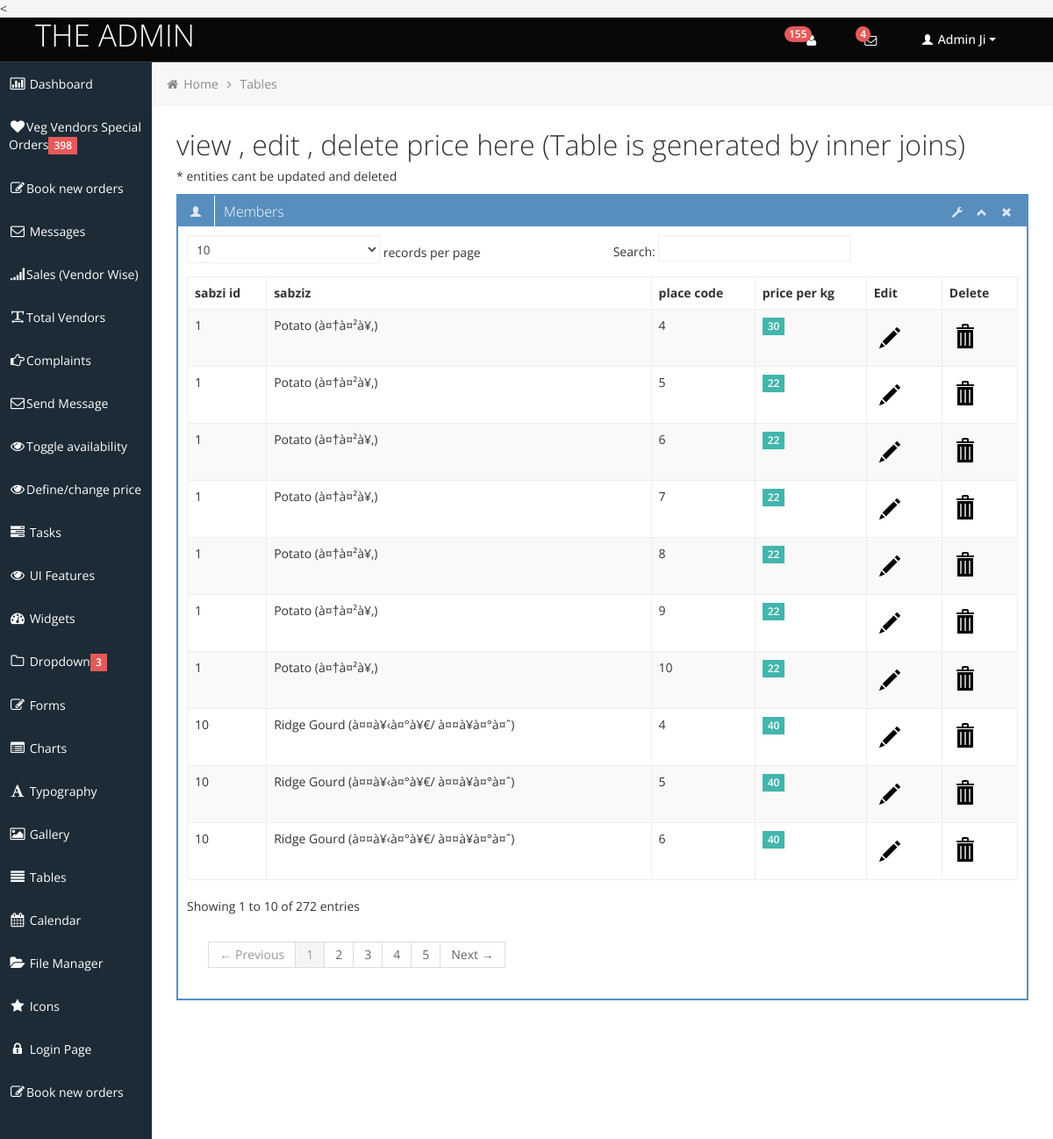
The app's page /admin/view_price.php with its own data.
### tables this page shows
CREATE TABLE IF NOT EXISTS `sabzi_price` (
  `prsno` int(10) NOT NULL AUTO_INCREMENT,
  `sabzi_id` int(2) NOT NULL,
  `place_code` varchar(45) NOT NULL,
  `price_per_kg` double NOT NULL,
  `availability` tinyint(4) NOT NULL DEFAULT '1',
  PRIMARY KEY (`prsno`)
);

CREATE TABLE IF NOT EXISTS `sabziz` (
  `sabzi_id` int(2) NOT NULL AUTO_INCREMENT,
  `sabzi_name` varchar(1000) NOT NULL,
  `sabzi_category` int(1) NOT NULL,
  `sabzi_pic` mediumtext NOT NULL,
  `rate` float NOT NULL DEFAULT '1',
  `alt` varchar(90) NOT NULL DEFAULT 'vegvendors',
  `hindi_name` varchar(90) DEFAULT NULL,
  `hing_name` varchar(90) DEFAULT NULL,
  PRIMARY KEY (`sabzi_id`),
  KEY `svid` (`sabzi_id`),
  KEY `svid_2` (`sabzi_id`),
  KEY `sabzi_name` (`sabzi_name`(767)),
  KEY `sid` (`sabzi_category`)
);

CREATE TABLE IF NOT EXISTS `places` (
  `place_code` int(10) NOT NULL AUTO_INCREMENT,
  `area` int(10) unsigned NOT NULL,
  `division` varchar(90) NOT NULL,
  `increment_percentage` int(3) DEFAULT NULL COMMENT 'this percentage will make increment in price_per_kg of sabzi_prize',
  PRIMARY KEY (`place_code`),
  KEY `FK_places_ID` (`area`)
);

### admin/view_price.php (the view, shortened to what this page needs)
<!DOCTYPE html>
<html lang="en">
<head>
	<link id="bootstrap-style" href="css/bootstrap.min.css" rel="stylesheet">
	<link href="css/bootstrap-responsive.min.css" rel="stylesheet">
	<link id="base-style" href="css/style.css" rel="stylesheet">
	<link id="base-style-responsive" href="css/style-responsive.css" rel="stylesheet">
</head>
<body>
<?php
include("header.php");
?>
		<div class="container-fluid-full">
		<div class="row-fluid">
			<?php
include("sidemenu.php");
?>
			<div id="content" class="span10">
			<ul class="breadcrumb">
				<li>
					<i class="icon-home"></i>
					<a href="index.html">Home</a>
					<i class="icon-angle-right"></i>
				</li>
				<li><a href="#">Tables</a></li>
			</ul>
			<h1>view , edit , delete price here (Table is generated by inner joins)</h1>
<p>* entities cant be updated and deleted</p>
			<div class="row-fluid sortable">
				<div class="box span12">
					<div class="box-header" data-original-title>
						<h2><i class="halflings-icon white user"></i><span class="break"></span>Members</h2>
						<div class="box-icon">
							<a href="#" class="btn-setting"><i class="halflings-icon white wrench"></i></a>
							<a href="#" class="btn-minimize"><i class="halflings-icon white chevron-up"></i></a>
							<a href="#" class="btn-close"><i class="halflings-icon white remove"></i></a>
						</div>
					</div>
					<div class="box-content">
						<table class="table table-striped table-bordered bootstrap-datatable datatable">
						  <thead>
							  <tr>
								  <th>sabzi id</th>
								  <th>sabziz</th>
								  <th>place code</th>
								  <th>price per kg</th>
								  <th>Edit</th>
								  <th>Delete</th>
							  </tr>
						  </thead>
						  <tbody>
			<?php
			$query1 = $db->query("select * FROM sabzi_price p INNER JOIN sabziz s on p.sabzi_id = s.sabzi_id INNER JOIN places pl on pl.place_code = p.place_code ORDER BY  `pl`.`division` ASC ");
			 while($row2=$query1->fetch_assoc())
			 {
			?>
							<tr>
								<td class="center"><?php echo $row2['sabzi_id']; ?></td>
								<td class="center"><?php echo $row2['sabzi_name']; ?></td>
								<td class="center"><?php echo $row2['place_code']; ?></td>
								<td class="center">
									<span class="label label-success"><?php echo $row2['price_per_kg']; ?></span>
								</td>
								<td class="center"><a href="updateprice.php?id=<?php echo $row2['prsno'];?>"><i class="glyphicons-icon pencil"></i></a></td>
								<td class="center"><a href="delete_price.php?id=<?php echo $row2['prsno'];?>"> <i class="glyphicons-icon bin"></i></a></td>
							</tr>
<?php
			 }
?>
					  </table>
					</div>
				</div>
			</div>
	</div>
		</div>
		</div>
</body>
</html>

### admin/css/style.css (style rules this page uses)
.green, .green [class="box-header"], .green.box, .slider.green .ui-slider-range, .progress.green .ui-progressbar-value, .sliderVertical.green .ui-slider-range, .progressSlim.green .ui-progressbar-value, .label-success, .badge-success { background: #43B5AD !important; border-color: #43B5AD !important; color: #fff; }
body { background: #F5F5F5; color: #333; border: none; font-family: 'Open Sans', sans-serif; font-weight: 400; }
h1 { font-size: 32px; line-height: 32px; font-weight: 300; }
h2 { font-size: 16px; line-height: 16px; }
#content { background: #ffffff; filter: none; min-height: 100%; padding: 20px 20px; position: relative; }
.breadcrumb { margin: -28px -28px 28px -28px; line-height: 34px; background: #F7F7F7; border: 0px; color: #888; -webkit-box-shadow: none; -moz-box-shadow: none; box-shadow: none; -webkit-border-radius: 0px; -moz-border-radius: 0px; border-radius: 0px; }
.breadcrumb a { color: #888; text-shadow: 0px 1px 1px #fff; }
.box { border: 2px solid #578EBE; background: #fff !important; margin-bottom: 28px; }
.box-header { height: 16px; font-size: 16px; line-height: 16px; padding: 10px; background: #578EBE; -webkit-box-shadow: none; -moz-box-shadow: none; box-shadow: none; overflow: hidden; }
.box-header h2 { float:left; margin-top: 0px; font-weight: 300; }
.box-header .box-icon, .box-header h2 { color:#fff; }
.box-header h2 i { margin: 0px 3px 0px 4px; opacity: .8; filter: alpha(opacity=80); -ms-filter:"progid:DXImageTransform.Microsoft.Alpha(Opacity=80)"; }
.box-header .box-icon { float:right; margin-top: 1px; }
.box-header .box-icon i { -webkit-transition: all 0.1s ease-in-out; -moz-transition: all 0.1s ease-in-out; -o-transition: all 0.1s ease-in-out; -ms-transition: all 0.1s ease-in-out; transition: all 0.1s ease-in-out; opacity: .8; filter: alpha(opacity=80); -ms-filter:"progid:DXImageTransform.Microsoft.Alpha(Opacity=80)"; }
.box-header .box-icon a { margin: 0px 5px; }
.box-content { position: relative; z-index: 50; margin-top: -1px; padding: 10px; background: #fff !important; }
.label, .badge { text-shadow: none; font-family: 'Open Sans', sans-serif; font-weight: 600; font-size: 12px; padding: 3px 6px; }
.label { -webkit-border-radius: 0px; -moz-border-radius: 0px; border-radius: 0px; }
.table th, .table td { border-top: 1px solid #eee; }
.table-bordered { border-color: #eee; -webkit-border-radius: 0px !important; -moz-border-radius: 0px !important; border-radius: 0px !important; }
.table-bordered th, .table-bordered td { border-left: 1px solid #eee; }
.table-bordered thead:first-child tr:first-child > th:first-child, .table-bordered tbody:first-child tr:first-child > td:first-child, .table-bordered tbody:first-child tr:first-child > th:first-child { -webkit-border-radius: 0px !important; -moz-border-radius: 0px !important; border-radius: 0px !important; }
.table-bordered thead:first-child tr:first-child > th:last-child, .table-bordered tbody:first-child tr:first-child > td:last-child, .table-bordered tbody:first-child tr:first-child > th:last-child { -webkit-border-radius: 0px !important; -moz-border-radius: 0px !important; border-radius: 0px !important; }
.table-bordered thead:last-child tr:last-child > th:first-child, .table-bordered tbody:last-child tr:last-child > td:first-child, .table-bordered tbody:last-child tr:last-child > th:first-child, .table-bordered tfoot:last-child tr:last-child > td:first-child, .table-bordered tfoot:last-child tr:last-child > th:first-child { -webkit-border-radius: 0px !important; -moz-border-radius: 0px !important; border-radius: 0px !important; }
.table-bordered thead:last-child tr:last-child > th:last-child, .table-bordered tbody:last-child tr:last-child > td:last-child, .table-bordered tbody:last-child tr:last-child > th:last-child, .table-bordered tfoot:last-child tr:last-child > td:last-child, .table-bordered tfoot:last-child tr:last-child > th:last-child { -webkit-border-radius: 0px !important; -moz-border-radius: 0px !important; border-radius: 0px !important; }

### admin/css/style-responsive.css (style rules this page uses)
@media (min-width: 1200px) { .container-fluid-full { overflow: hidden; position: relative; height: 100%; } }
@media (min-width: 1200px) { #content { width: 85.578%; padding: 28px; margin: 0px 0px; margin-left: 14.422% !important; } }

### records on screen
sabzi_price: sabzi.sabzi_id "1", sabzi.sabzi_name "Potato (à¤†à¤²à¥‚)", places.place_code "4", price_per_kg "30"
sabzi_price: sabzi.sabzi_id "10", sabzi.sabzi_name "Ridge Gourd (à¤¤à¥‹à¤°à¥€/ à¤¤à¥à¤°à¤ˆ)", places.place_code "4", price_per_kg "40"
sabzi_price: sabzi.sabzi_id "1", sabzi.sabzi_name "Potato (à¤†à¤²à¥‚)", places.place_code "5", price_per_kg "22"
sabzi_price: sabzi.sabzi_id "10", sabzi.sabzi_name "Ridge Gourd (à¤¤à¥‹à¤°à¥€/ à¤¤à¥à¤°à¤ˆ)", places.place_code "5", price_per_kg "40"
sabzi_price: sabzi.sabzi_id "1", sabzi.sabzi_name "Potato (à¤†à¤²à¥‚)", places.place_code "6", price_per_kg "22"
sabzi_price: sabzi.sabzi_id "10", sabzi.sabzi_name "Ridge Gourd (à¤¤à¥‹à¤°à¥€/ à¤¤à¥à¤°à¤ˆ)", places.place_code "6", price_per_kg "40"
sabzi_price: sabzi.sabzi_id "1", sabzi.sabzi_name "Potato (à¤†à¤²à¥‚)", places.place_code "7", price_per_kg "22"
sabzi_price: sabzi.sabzi_id "1", sabzi.sabzi_name "Potato (à¤†à¤²à¥‚)", places.place_code "8", price_per_kg "22"
sabzi_price: sabzi.sabzi_id "1", sabzi.sabzi_name "Potato (à¤†à¤²à¥‚)", places.place_code "9", price_per_kg "22"
sabzi_price: sabzi.sabzi_id "1", sabzi.sabzi_name "Potato (à¤†à¤²à¥‚)", places.place_code "10", price_per_kg "22"

### other values on screen
$count "155"
$coun "398"
